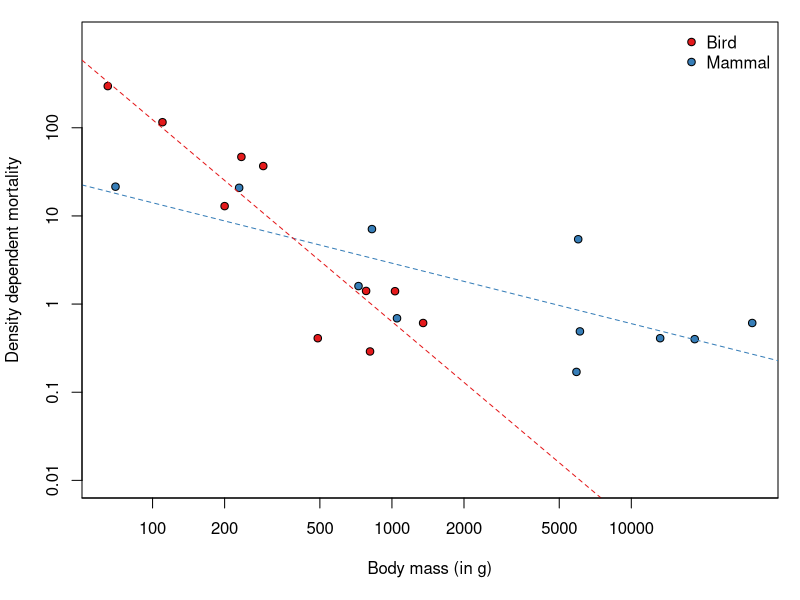

R code for this plot: (Note: this script raises an error after producing the figure.)
# In this script, we draw densitiy-dependent mortality rates of predatory species in BPF.

rm(list=ls(all=TRUE))

library(RColorBrewer)

ALPHA <- 0.75 # scaling parameter (3/4 power law)

# define working directory
DAT_DIR <- "../../Data/BPF_Data"
WK_DIR <- "../../Data/ProcessedData"
PAR_DIR <- "../../Parameterisation/OutputTables"

# load data
setwd(DAT_DIR)
# information on predators
PredInfo <- read.csv("Table5-1.csv", header = TRUE, stringsAsFactors = FALSE, dec = ",")
# species densities
PostBreedingDens <- read.csv("PredPostBreedingBiomass.csv", header = TRUE, stringsAsFactors = FALSE)

setwd(WK_DIR)
# highest longevities
LifeExpectPred <- read.csv("PredMortality.csv", header = TRUE, stringsAsFactors = FALSE, dec = ",")
LifeExpectPred <- subset(LifeExpectPred, TrophicLevel == "predator")
LifeExpectPred$BaseMort <- 1/LifeExpectPred$LifeExpectCapti
LifeExpectPred$BaseMort[is.na(LifeExpectPred$BaseMort)] <- 1/LifeExpectPred$LifeExpectWild[is.na(LifeExpectPred$BaseMort)]
# species densities
SpQuantities <- read.csv("SpDensitySeasonsFinal.csv", header = TRUE, stringsAsFactors = FALSE)
PreyList <- sort(SpQuantities$Taxon[SpQuantities$Trophic_level == "Prey"])
PredList <- sort(SpQuantities$Taxon[SpQuantities$Trophic_level == "Predator"])
# verify order of species
SpQuantities <- SpQuantities[match(c(PredList, PreyList), SpQuantities$Taxon),]
PredQuantities <- subset(SpQuantities, Trophic_level == "Predator")
PredQuantities$Mean_biomass <- PredQuantities$Mean_density*PredQuantities$Body_mass
PredQuantities$unit_Mean_biomass <- "g/ha"
# birth rates
BirthRatesPred <- read.csv("PredatorsBirthRates.csv", header = TRUE, stringsAsFactors = FALSE)

# load population parameter table
setwd(PAR_DIR)
PopParam <- read.csv("YearPopParam.csv", header = TRUE, stringsAsFactors = FALSE)

# maximum intake per individual predator
BirthRatesPred$MaxPerCapIntake <- 365*(PredInfo$DailyFoodIntake + BirthRatesPred$B*PredInfo$DailyFoodIntake_Juv)

# indicate whether species is considered a constant resource
PopParam$IsCst <- 0
PopParam$IsCst[(PopParam$Clade == "Insect/Arachnid") | (PopParam$Clade == "Plant") |
               (PopParam$Clade == "Mollusk/Lumbricidae") |
               (PopParam$Taxon == "Canis_familiaris") | (PopParam$Taxon == "Felis_catus") | (PopParam$Taxon == "Gallus_gallus") |
               (PopParam$Clade == "Other")] <- 1

# simplify clades
LifeExpectPred$Clade[LifeExpectPred$Clade != "Raptor"] <- "Mammal"
NPred <- nrow(LifeExpectPred)

SpGroup <- unique(LifeExpectPred$Clade)
SpGroupCol <- brewer.pal(length(SpGroup), "Set1"); names(SpGroupCol) <- SpGroup
SpCol <- rep(NA, NPred)
for (Sp in 1:NPred){
  SpCol[Sp] <- SpGroupCol[LifeExpectPred$Clade[Sp]]
}
SpPch <- rep(21, NPred); SpPch[PopParam$Clade[PopParam$TrophicLevel == "Predator"] == "Mustelidae"] <- 23

# DD = (max(b_i) - m_i)/(max(C_i) * 1.5)
BirthRatesPred$M <- PopParam$M[match(BirthRatesPred$Taxon, PopParam$Taxon)]
BirthRatesPred$BodyMass <- PopParam$BodyMass[match(BirthRatesPred$Taxon, PopParam$Taxon)]
BirthRatesPred$DD <- (0.1*BirthRatesPred$MaxPerCapIntake/BirthRatesPred$BodyMass - BirthRatesPred$M)/(PostBreedingDens$PostBreedingBiomass_gha[match(BirthRatesPred$Taxon, PostBreedingDens$Taxon)] * 1.5)
BirthRatesPred$DD <- round(BirthRatesPred$DD, 2)

Index_Mam <- which(LifeExpectPred$Clade != "Raptor")
Index_Rapt <- which(LifeExpectPred$Clade == "Raptor")

LM_DDvsBM_Mam <- lm(log(BirthRatesPred$DD[Index_Mam]) ~ log(BirthRatesPred$BodyMass[Index_Mam]))
CoefLM_Mam <- coef(LM_DDvsBM_Mam)
LM_DDvsBM_Rapt <- lm(log(BirthRatesPred$DD[Index_Rapt]) ~ log(BirthRatesPred$BodyMass[Index_Rapt]))
CoefLM_Rapt <- coef(LM_DDvsBM_Rapt)

par(mar = c(5, 4, 1, 1) + 0.1)
plot(log(BirthRatesPred$BodyMass), log(BirthRatesPred$DD),
     xaxt = "n", yaxt = "n", ylim = log(10^c(-2, 3)),
     bg = SpCol, pch = SpPch, ylab = "Density dependent mortality", xlab = "Body mass (in g)")
abline(CoefLM_Mam[1], CoefLM_Mam[2], lty = 2, col = SpGroupCol["Mammal"])
abline(CoefLM_Rapt[1], CoefLM_Rapt[2], lty = 2, col = SpGroupCol["Raptor"])
axis(1, at = log(c(50, 100, 200, 500, 1000, 2000, 5000, 1e4, 1e5)), labels = c(50, 100, 200, 500, 1000, 2000, 5000, 1e4, 1e5))
axis(2, at = log(10^seq(-2, 2)), labels = 10^seq(-2, 2))
legend("topright", legend = c("Bird", "Mammal"), pt.bg = SpGroupCol, pch = 21, bty = "n")

PopParam$DDModel[PopParam$TrophicLevel == "Predator"] <- BirthRatesPred$DD

# an alternative would be to infer the intrinsic growth rate based on population increase during the reproduction season
# dC_i/dt = C_i * (b_i - m_i - g_i * C_i) = C_i * (r_i - g_i * C_i)
# g_i = (b_i - m_i)/mean(C_i) = r_i / mean(C_i)
BirthRatesPred$DDData <- BirthRatesPred$R/(SpQuantities$Mean_density[match(BirthRatesPred$Taxon, SpQuantities$Taxon)] * BirthRatesPred$BodyMass)

PopParam$DDData[PopParam$TrophicLevel == "Predator"] <- BirthRatesPred$DDData
PopParam <- subset(PopParam, select = -DD)
write.csv(PopParam, file = "YearPopParam.csv", row.names = FALSE, quote = FALSE)

plot(PopParam$DDModel, PopParam$DDData, log = "xy",
     xlab = expression((g[i])[model]), ylab = expression((g[i])[data]),
     xlim = 10^c(-1, 3), ylim = 10^c(-1, 3), pch = 20)
text(PopParam$DDModel, PopParam$DDData, labels = PopParam$Taxon, cex = 0.8)
abline(0, 1); abline(1, 1, col = "grey")
